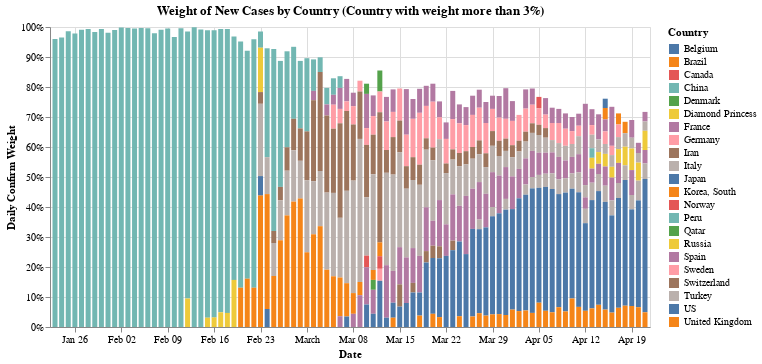

Notebook cell for this chart:
### Markdown cell above
## Weight of Cases by Countries

### Code cell
#hide_input
df_confirmed_new = df_confirmed.set_index(['Date', 'Country']).unstack().diff().stack().reset_index()
df_confirmed_new_pct = df_confirmed_new.set_index(['Date', 'Country']).rename(columns={'Cases': 'New Confirm Weight'}).unstack().apply(lambda x: x/sum(x), axis=1).round(3).stack().reset_index()
selection = alt.selection_multi(fields=['Country'], bind='legend')
df_confirmed_new_pct = df_confirmed_new_pct[df_confirmed_new_pct['New Confirm Weight'] > 0.03]

_weight_bar = alt.Chart(df_confirmed_new_pct).mark_bar().encode(
    x='Date:T', 
    y=alt.Y('New Confirm Weight:Q', axis=alt.Axis(format='%'), title='Daily Confirm Weight'), 
    color='Country',
    tooltip=list(df_confirmed_new_pct),
    opacity=alt.condition(selection,alt.value(1), alt.value(0.2))
).add_selection(selection)
_weight_bar.properties(
    title = 'Weight of New Cases by Country (Country with weight more than 3%)',
    width = 600
)

### Figure 1 — Vega-Lite specification as saved in the notebook (floating-point values rounded to 4 significant figures; data arrays with more than 128 entries replaced by an {"elided": "..."} marker saying what was removed)
{"config": {"view": {"continuousWidth": 400, "continuousHeight": 300}}, "data": {"name": "data-361f300b3265ecc3651d810f9eb6d6ce"}, "mark": "bar", "encoding": {"color": {"type": "nominal", "field": "Country"}, "opacity": {"condition": {"value": 1, "selection": "selector001"}, "value": 0.2}, "tooltip": [{"type": "temporal", "field": "Date"}, {"type": "nominal", "field": "Country"}, {"type": "quantitative", "field": "New Confirm Weight"}], "x": {"type": "temporal", "field": "Date"}, "y": {"type": "quantitative", "axis": {"format": "%"}, "field": "New Confirm Weight", "title": "Daily Confirm Weight"}}, "selection": {"selector001": {"type": "multi", "fields": ["Country"], "bind": "legend"}}, "title": "Weight of New Cases by Country (Country with weight more than 3%)", "width": 600, "$schema": "https://vega.github.io/schema/vega-lite/v4.8.1.json", "datasets": {"data-361f300b3265ecc3651d810f9eb6d6ce": {"elided": "427 records"}}}
